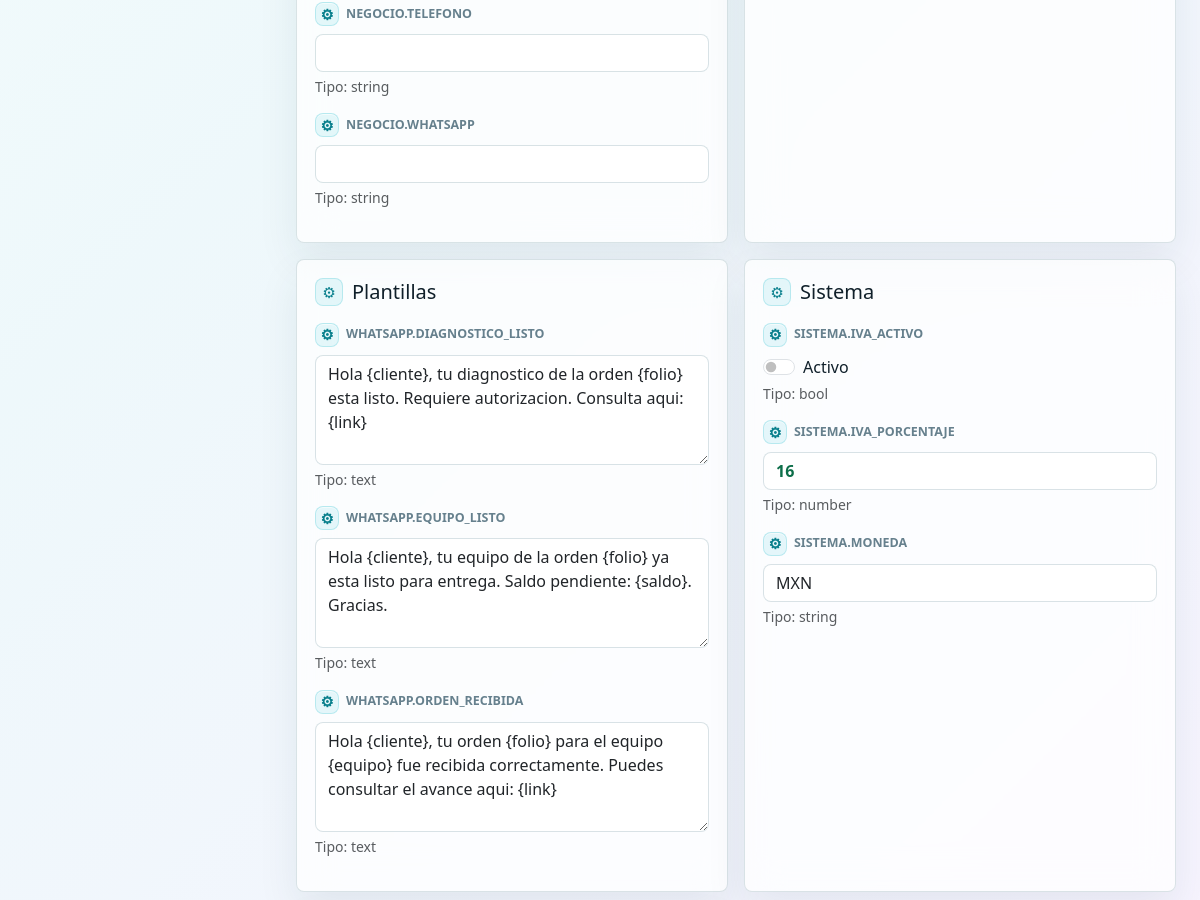
The page /configuracion (signed in, middle part) on the database as committed earlier.
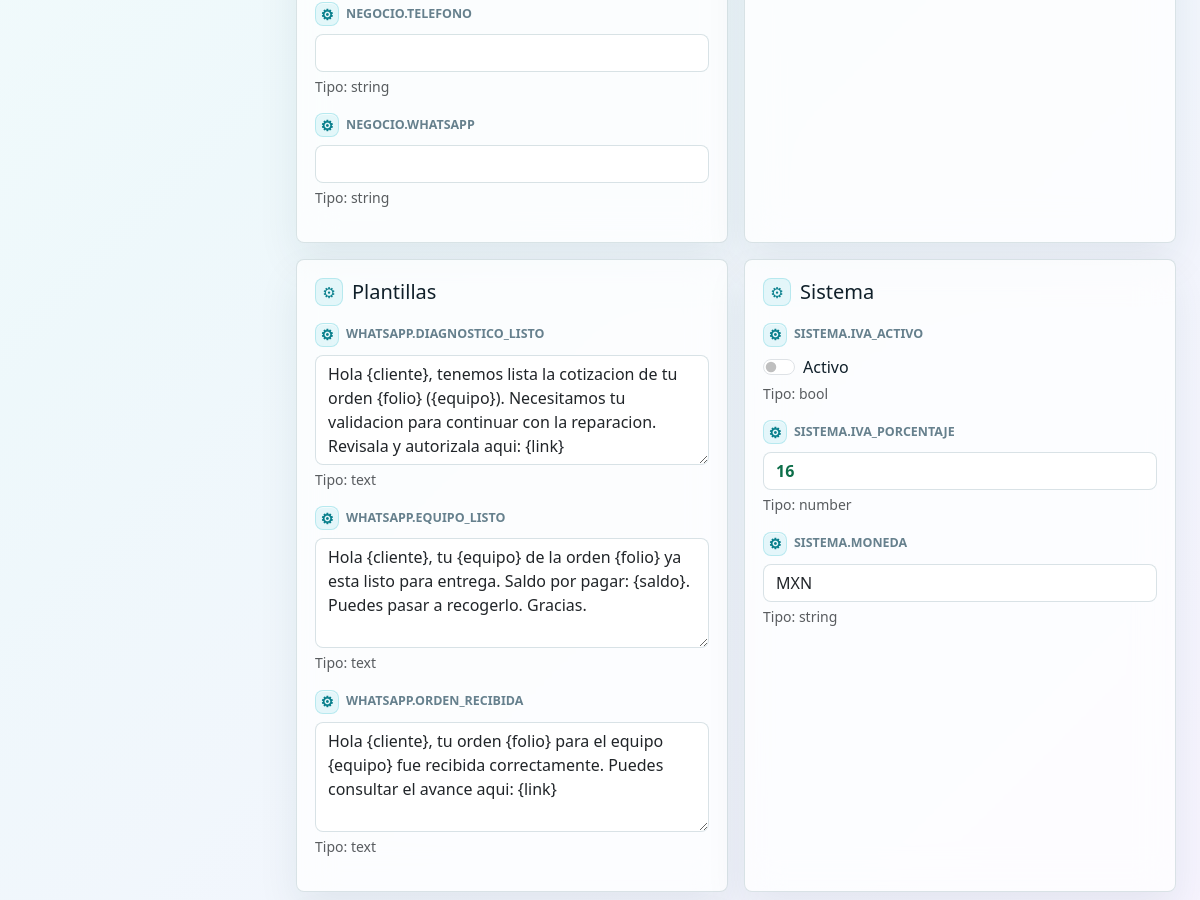
The same page on the database as committed later.
### tables this page shows
CREATE TABLE configuraciones (
    id INT UNSIGNED AUTO_INCREMENT PRIMARY KEY,
    clave VARCHAR(120) NOT NULL UNIQUE,
    valor TEXT NULL,
    tipo VARCHAR(40) NOT NULL DEFAULT 'string',
    grupo VARCHAR(80) NOT NULL DEFAULT 'general',
    created_at DATETIME NOT NULL DEFAULT CURRENT_TIMESTAMP,
    updated_at DATETIME NULL ON UPDATE CURRENT_TIMESTAMP
);

### app/Core/View.php (called while the page is built, shortened)
<?php
final class View
{
    public static function render(string $view, array $data = [], string $layout = 'layouts/app'): void
    {
        extract($data, EXTR_SKIP);
        $viewFile = BASE_PATH . '/resources/views/' . $view . '.php';
        require $viewFile;
    }
}

### app/Controllers/ConfiguracionController.php (called while the page is built, shortened)
<?php
final class ConfiguracionController
{
    public function index(): void
    {
        View::render('configuracion/index', [
            'title' => 'Configuracion',
            'grupos' => (new ConfiguracionService())->allGrouped(),
        ]);
    }
}

### public/index.php (called while the page is built, shortened)
<?php
require_once __DIR__ . '/../app/bootstrap.php';
$request = new Request();
$router = new Router();
$router->get('/', [DashboardController::class, 'index']);
$router->get('/login', [AuthController::class, 'showLogin']);
$router->post('/login', [AuthController::class, 'login']);
$router->post('/logout', [AuthController::class, 'logout']);
$router->get('/clientes', [ClienteController::class, 'index']);
$router->get('/clientes/create', [ClienteController::class, 'create']);
$router->post('/clientes', [ClienteController::class, 'storeWeb']);
$router->get('/clientes/{id}', [ClienteController::class, 'show']);
$router->get('/clientes/{id}/edit', [ClienteController::class, 'edit']);
$router->post('/clientes/{id}', [ClienteController::class, 'update']);
$router->get('/equipos', [EquipoController::class, 'index']);
$router->get('/equipos/create', [EquipoController::class, 'create']);
$router->post('/equipos', [EquipoController::class, 'storeWeb']);
$router->get('/equipos/{id}', [EquipoController::class, 'show']);
$router->get('/equipos/{id}/edit', [EquipoController::class, 'edit']);
$router->post('/equipos/{id}', [EquipoController::class, 'update']);
$router->get('/ordenes', [OrdenController::class, 'index']);
$router->get('/ordenes/create', [OrdenController::class, 'create']);
$router->post('/ordenes', [OrdenController::class, 'storeWeb']);
$router->get('/ordenes/{id}', [OrdenController::class, 'show']);
$router->post('/ordenes/{id}/estado', [OrdenController::class, 'cambiarEstado']);
$router->post('/ordenes/{id}/tecnico', [OrdenController::class, 'asignarTecnico']);
$router->get('/ordenes/{id}/imprimir', [OrdenController::class, 'imprimir']);
$router->get('/ordenes/{id}/pdf', [OrdenController::class, 'pdf']);
$router->post('/ordenes/{id}/evidencia', [OrdenController::class, 'subirEvidencia']);
$router->get('/ordenes/{id}/evidencia/{archivo}', [OrdenController::class, 'verEvidencia']);
$router->post('/diagnosticos', [DiagnosticoController::class, 'store']);
$router->post('/cotizaciones', [CotizacionController::class, 'store']);
$router->post('/cotizaciones/{id}/autorizar', [CotizacionController::class, 'autorizar']);
$router->post('/pagos', [PagoController::class, 'store']);
$router->get('/entregas', [EntregaController::class, 'index']);
$router->post('/entregas/buscar', [EntregaController::class, 'buscar']);
$router->post('/entregas/entregar', [EntregaController::class, 'entregar']);
$router->get('/entregas/{id}/comprobante', [EntregaController::class, 'comprobante']);
$router->get('/inventario', [InventarioController::class, 'index']);
$router->get('/garantias', [GarantiaController::class, 'index']);
$router->get('/reportes', [ReporteController::class, 'index']);
$router->get('/configuracion', [ConfiguracionController::class, 'index']);
$router->post('/configuracion', [ConfiguracionController::class, 'update']);
$router->get('/usuarios', [UsuarioController::class, 'index']);
$router->get('/usuarios/create', [UsuarioController::class, 'create']);
$router->post('/usuarios', [UsuarioController::class, 'store']);
$router->get('/consulta', [PublicController::class, 'consulta']);
$router->get('/consulta.php', [PublicController::class, 'consulta']);
$router->get('/consulta/{folio}/{token}', [PublicController::class, 'consulta']);
$router->get('/consulta/{folio}/{token}/pdf', [PublicController::class, 'pdf']);
$router->post('/consulta/{folio}/{token}/cotizacion/{id}', [PublicController::class, 'cotizacion']);
$router->get('/api/clientes', [ApiController::class, 'clientes']);
$router->post('/api/clientes', [ApiController::class, 'crearCliente']);
$router->get('/api/ordenes', [ApiController::class, 'ordenes']);
$router->post('/api/ordenes', [ApiController::class, 'crearOrden']);
$router->get('/api/ordenes/{id}', [ApiController::class, 'orden']);
$router->patch('/api/ordenes/{id}/estado', [ApiController::class, 'estadoOrden']);
$router->post('/api/cotizaciones', [ApiController::class, 'crearCotizacion']);
$router->post('/api/pagos', [ApiController::class, 'crearPago']);
$router->get('/api/reportes/dashboard', [ApiController::class, 'dashboard']);
$router->get('/api/inventario/stock-bajo', [ApiController::class, 'stockBajo']);
$router->dispatch($request);

### app/bootstrap.php (called while the page is built, shortened)
<?php
function env_value(string $key, mixed $default = null): mixed
{
    static $env = null;
    if ($env === null) {
        $env = [];
    }
    return $env[$key] ?? $default;
}

### config/app.php (called while the page is built, shortened)
<?php
return [
    'name' => env_value('APP_NAME', 'Servicio Tecnico'),
    'env' => env_value('APP_ENV', 'production'),
    'debug' => filter_var(env_value('APP_DEBUG', false), FILTER_VALIDATE_BOOL),
    'url' => env_value('APP_URL', 'auto'),
    'timezone' => env_value('APP_TIMEZONE', 'America/Mexico_City'),
    'upload_max_mb' => (int) env_value('UPLOAD_MAX_MB', 8),
];

### app/Helpers/security.php (called while the page is built, shortened)
<?php
function e(mixed $value): string
{
    return htmlspecialchars((string) $value, ENT_QUOTES | ENT_SUBSTITUTE, 'UTF-8');
}
function url(string $path = ''): string
{
    $prefix = rtrim(base_path_prefix(), '/');
    return $prefix . '/' . ltrim($path, '/');
}
function base_path_prefix(): string
{
    $app = require BASE_PATH . '/config/app.php';
    $configured = rtrim((string) ($app['url'] ?? 'auto'), '/');
    return parse_url(request_base_url(), PHP_URL_PATH) ?: '';
}
function request_base_url(): string
{
    $trustProxy = filter_var(env_value('APP_TRUST_PROXY', false), FILTER_VALIDATE_BOOL);
    $https = (!empty($_SERVER['HTTPS']) && $_SERVER['HTTPS'] !== 'off')
        || ($trustProxy && ($_SERVER['HTTP_X_FORWARDED_PROTO'] ?? '') === 'https');
    $scheme = $https ? 'https' : 'http';
    $host = $_SERVER['HTTP_HOST'] ?? $_SERVER['SERVER_NAME'] ?? 'localhost';
    $scriptName = str_replace('\\', '/', $_SERVER['SCRIPT_NAME'] ?? '');
    $basePath = '';
    if (str_contains($scriptName, '/public/')) {
        $basePath = substr($scriptName, 0, strpos($scriptName, '/public/'));
    } elseif (str_ends_with($scriptName, '/public/index.php')) {
        $basePath = substr($scriptName, 0, -strlen('/public/index.php'));
    } else {
        $dir = rtrim(str_replace('\\', '/', dirname($scriptName)), '/');
        $basePath = str_ends_with($dir, '/public') ? substr($dir, 0, -strlen('/public')) : $dir;
    }
    $basePath = $basePath === '/' ? '' : $basePath;
    return $scheme . '://' . $host . $basePath;
}

### app/Core/Database.php (called while the page is built, shortened)
<?php
final class Database
{
    private static ?PDO $connection = null;
    public static function connection(): PDO
    {
        if (self::$connection instanceof PDO) {
            return self::$connection;
        }
        $config = require BASE_PATH . '/config/database.php';
        $dsn = sprintf(
            'mysql:host=%s;port=%d;dbname=%s;charset=%s',
            $config['host'],
            $config['port'],
            $config['database'],
            $config['charset']
        );
        try {
            self::$connection = new PDO($dsn, $config['username'], $config['password'], [
                PDO::ATTR_ERRMODE => PDO::ERRMODE_EXCEPTION,
                PDO::ATTR_DEFAULT_FETCH_MODE => PDO::FETCH_ASSOC,
                PDO::ATTR_EMULATE_PREPARES => false,
            ]);
        } catch (PDOException $exception) {
            Logger::error('Database connection failed', ['error' => $exception->getMessage()]);
            throw new RuntimeException('No se pudo conectar con la base de datos.');
        }
        return self::$connection;
    }
}

### app/Services/ConfiguracionService.php (called while the page is built, shortened)
<?php
final class ConfiguracionService
{
    public function allGrouped(): array
    {
        $rows = Database::connection()->query('SELECT * FROM configuraciones ORDER BY grupo, clave')->fetchAll();
        $grouped = [];
        foreach ($rows as $row) {
            $grouped[$row['grupo']][] = $row;
        }
        return $grouped;
    }
}

### app/Core/Request.php (called while the page is built, shortened)
<?php
final class Request
{
    public function path(): string
    {
        $path = parse_url($_SERVER['REQUEST_URI'] ?? '/', PHP_URL_PATH) ?: '/';
        $app = require BASE_PATH . '/config/app.php';
        $configuredUrl = (string) ($app['url'] ?? 'auto');
        $baseForPath = strtolower(trim($configuredUrl)) === 'auto' ? request_base_url() : $configuredUrl;
        $basePath = parse_url($baseForPath, PHP_URL_PATH) ?: '';
        $basePath = '/' . trim($basePath, '/');
        $scriptDir = str_replace('\\', '/', dirname($_SERVER['SCRIPT_NAME'] ?? ''));
        $path = '/' . trim($path, '/');
        return $path === '/' ? '/' : $path;
    }
}

### resources/views/configuracion/index.php (the view, shortened to what the rows shown need)
<form method="post" action="<?= e(url('/configuracion')) ?>">
    <div class="row g-3">
        <?php foreach ($grupos as $grupo => $items): ?>
            <div class="col-lg-6">
                <div class="glass-card h-100">
                    <h2 class="h5 text-capitalize mb-3" data-icon="&#9881;"><?= e($grupo) ?></h2>
                    <?php foreach ($items as $item): ?>
                        <?php
                        $clave = (string) $item['clave'];
                        $tipo = (string) $item['tipo'];
                        $valor = (string) ($item['valor'] ?? '');
                        $id = 'config_' . preg_replace('/[^A-Za-z0-9_-]/', '_', $clave);
                        ?>
                        <div class="mb-3">
                            <label class="form-label" for="<?= e($id) ?>" data-icon="&#9881;"><?= e($clave) ?></label>
                            <?php if ($tipo === 'text'): ?>
                                <textarea class="form-control" id="<?= e($id) ?>" name="config[<?= e($clave) ?>]" rows="4"><?= e($valor) ?></textarea>
                            <?php elseif ($tipo === 'number'): ?>
                                <input class="form-control" id="<?= e($id) ?>" type="number" step="0.01" name="config[<?= e($clave) ?>]" value="<?= e($valor) ?>" data-money>
                            <?php elseif ($tipo === 'bool'): ?>
                                <div class="form-check form-switch">
                                    <input class="form-check-input" id="<?= e($id) ?>" type="checkbox" name="config[<?= e($clave) ?>]" value="1" <?= $valor === '1' ? 'checked' : '' ?>>
                                    <label class="form-check-label" for="<?= e($id) ?>">Activo</label>
                                </div>
                            <?php else: ?>
                                <input class="form-control" id="<?= e($id) ?>" name="config[<?= e($clave) ?>]" value="<?= e($valor) ?>">
                            <?php endif; ?>
                            <div class="form-text">Tipo: <?= e($tipo) ?></div>
                        </div>
                    <?php endforeach; ?>
                </div>
            </div>
        <?php endforeach; ?>
    </div>
</form>

### app/Core/Router.php (shortened to what the rows shown need)
<?php
final class Router
{
    private array $routes = [];
    private function add(string $method, string $path, callable|array $handler): void
    {
        $pattern = preg_replace('#\{([a-zA-Z_][a-zA-Z0-9_]*)\}#', '(?P<$1>[^/]+)', $path);
        $this->routes[] = [
            'method' => $method,
            'path' => $path,
            'pattern' => '#^' . $pattern . '$#',
            'handler' => $handler,
        ];
    }
    public function dispatch(Request $request): void
    {
        foreach ($this->routes as $route) {
            if ($route['method'] !== $request->method()) {
                continue;
            }
            if (preg_match($route['pattern'], $request->path(), $matches)) {
                $params = array_filter($matches, 'is_string', ARRAY_FILTER_USE_KEY);
                $handler = $route['handler'];
                if (is_array($handler)) {
                    [$class, $method] = $handler;
                    $controller = new $class();
                    $controller->{$method}($request, ...array_values($params));
                    return;
                }
                return;
            }
        }
    }
}

Rows that differ between the two databases and show on the page:
changed configuraciones "WHATSAPP.DIAGNOSTICO_LISTO": clave+valor "Hola {cliente}, tu diagnostico de la orden {folio} esta listo. Requiere autorizacion. Consulta aqui: {link}" → "Hola {cliente}, tenemos lista la cotizacion de tu orden {folio} ({equipo}). Necesitamos tu validacion para continuar con la reparacion. Revisala y autorizala aqui: {link}"
changed configuraciones "WHATSAPP.EQUIPO_LISTO": clave+valor "Hola {cliente}, tu equipo de la orden {folio} ya esta listo para entrega. Saldo pendiente: {saldo}. Gracias." → "Hola {cliente}, tu {equipo} de la orden {folio} ya esta listo para entrega. Saldo por pagar: {saldo}. Puedes pasar a recogerlo. Gracias."
